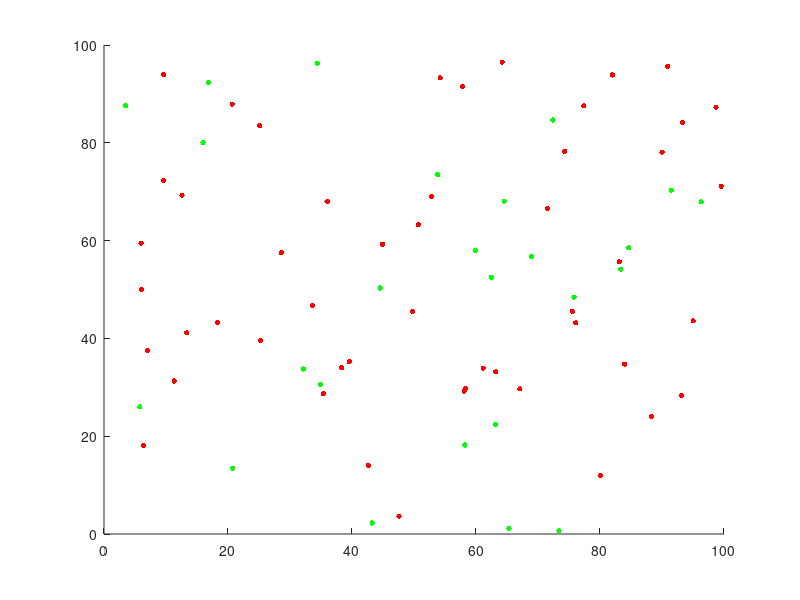

Write the MATLAB code that produced this figure. (Note: this script raises an error after producing the figure.)
clear all
close all
clc

% Variable!
dt = 1;				% Tidsskridtet
vis = 90;			% Synsfelt i grader.
stor = [100 100]; 	% Spillebrættets størrelse
ptime = 0.1;		% Pausetid
tend = 20;
dot_size = 15;

% For race 1:
n1 = 25;			% Antal individer af race 1
v_f1 = 0.5;			% Normal hastighed for race 1
t_f1 = 10;			% Antal tidsskridt, som race 1 bevæger sig i en given retning
r_panik = 10;		% Panikafstand for race 1. Skal være mindre end r_f2
t_panik = 15;		% Paniktid for race 1
t_pp = 10;			% Sekundær panik (panik fra at se et andet individ i panik)
r_die1 = 5;			% Afstand mellem r1 og r2, hvor race 1 dør
r.col(1) = 'g';		% Farven af individer

% For race 2:
n2 = 50;			% Antal individer af race 2
v_f2 = 0.2;			% Normal hastighed for race 2
t_f2 = 3;			% ligeledes for race 2.
r_f2 = 15;			% Spotradius for race 2.
t_fol = 10;			% Tidsskridt race 2 forfølger i.
r_die2 = 5;			% Afstand hvor r2 dør.
r.col(2) = 'r';		% Farven af individer

r.resetTime = [t_f1; t_f2];
r.Hast = [v_f1; v_f2];

%% Lav startposition:
r.start(1,:) = rand(n1+n2,1)*stor(1);
r.start(2,:) = rand(n1+n2,1)*stor(2);
r.race(1:n1) = 1;
r.race(n1+1:n1+n2) = 2;
r.r1 = r.race == 1;
r.r2 = r.race == 2;

r.pos(:,:,1) = r.start;
r.dir = rand(1,n1+n2)*2*pi;
r.speed(1,r.r1,1) = v_f1 * cos(r.dir(r.r1));
r.speed(2,r.r1,1) = v_f1 * sin(r.dir(r.r1));
r.speed(1,r.r2,1) = v_f2 * cos(r.dir(r.r2));
r.speed(2,r.r2,1) = v_f2 * sin(r.dir(r.r2));
r.t(r.r1) = t_f1;
r.t(r.r2) = t_f2;


figure
hold on
p1 = scatter(r.pos(1,r.r1,1),r.pos(2,r.r1,1),dot_size,r.col(1),'filled');
p2 = scatter(r.pos(1,r.r2,1),r.pos(2,r.r2,1),dot_size,r.col(2),'filled');
axis([0 100 0 100])
pause(ptime)
for i = 2:tend
	rv = rvec(r.pos(:,:,i-1));


	% Vi tæller ned i antallet af trin til retningsskift
	r.t = r.t-1;
% 	r.t

	% Tjekker hvilke der er 0
	r.tally(1,:) = r.t == 0;

	% Finder ny retning for disse, og opdater hastigheden
	r.speed(:,:) = speedupdate(r);

	% Genstarter tiden for disse
	r.t = tid(r);

	% Ny position. Simpel Eulerintegration
	r.pos(1,r.r1,i) = r.pos(1,r.r1,i-1) + r.speed(1,r.r1)*dt;
	r.pos(2,r.r1,i) = r.pos(2,r.r1,i-1) + r.speed(2,r.r1)*dt;
	r.pos(1,r.r2,i) = r.pos(1,r.r2,i-1) + r.speed(1,r.r2)*dt;
	r.pos(2,r.r2,i) = r.pos(2,r.r2,i-1) + r.speed(2,r.r2)*dt;

	% % Positionen tjekkes, for om randen nås:
	% r1.oob = r1.pos(:,:,i) <= 0 | r1.pos(:,:,i) >= stor(1);
	% if ~isempty(r1.oob)
	% 	r1.speed = r1.speed.*(r1.oob*(-2)+1);
	% 	r1.pos(:,:,i) = r1.pos(:,:,i-1) + r1.speed*dt;
	% end
	% r2.oob = r2.pos(:,:,i) <= 0 | r2.pos(:,:,i) >= stor(1);
	% if ~isempty(r2.oob)
	% 	r2.speed = r2.speed.*(r2.oob*(-2)+1);
	% 	r2.pos(:,:,i) = r2.pos(:,:,i-1) + r2.speed*dt;
	% end

	delete(p1);
	delete(p2);
	p1 = scatter(r.pos(1,r.r1,i),r.pos(2,r.r1,i),dot_size,r.col(1),'filled');
	p2 = scatter(r.pos(1,r.r2,i),r.pos(2,r.r2,i),dot_size,r.col(2),'filled');
	pause(ptime)
end